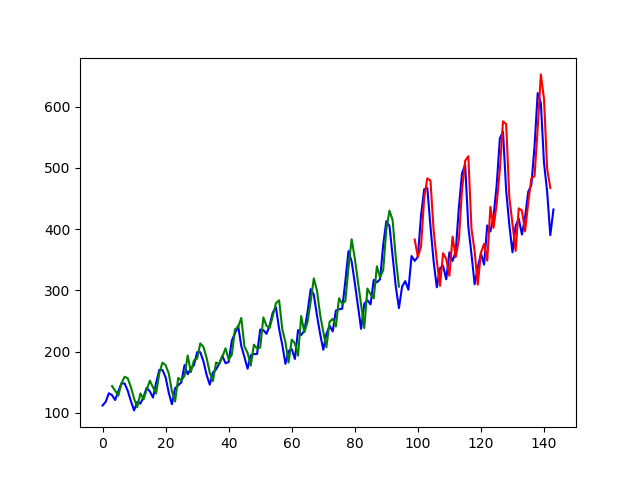

Here is the Python script that generated this plot:
# -*- coding:utf-8 -*-
"""
@Author：Charles Van
@E-mail:  [email redacted]
@Time：2019/4/9 9:58
@Project:DeepLearning-Keras
@Filename:MLP_regression_window.py
"""

import numpy as np
from pandas import read_csv
from matplotlib import pyplot as plt
import math
from keras.models import Sequential
from keras.layers import Dense

seed = 7
batch_size = 2
epochs = 400
filename = 'international-airline-passengers.csv'
footer = 3
look_back = 3


def create_dataset(dataset):
	dataX, dataY = [], []
	for i in range(len(dataset) - look_back - 1):
		x = dataset[i: i + look_back, 0]
		dataX.append(x)
		y = dataset[i + look_back, 0]
		dataY.append(y)
		print('X: %s, Y: %s' % (x, y))
	return np.array(dataX), np.array(dataY)


def build_model():
	model = Sequential()
	model.add(Dense(units=12, input_dim=look_back, activation='relu'))
	model.add(Dense(units=8, activation='relu'))
	model.add(Dense(units=1))
	model.compile(loss='mean_squared_error', optimizer='adam')
	return model


if __name__ == '__main__':
	# 设置随机种子
	np.random.seed(seed)

	# 导入数据
	data = read_csv(filename, usecols=[1], engine='python', skipfooter=footer)
	dataset = data.values.astype('float32')
	train_size = int(len(dataset) * 0.67)
	validation_size = len(dataset) - train_size
	train, validation = dataset[0: train_size, :], dataset[train_size: len(dataset), :]

	# 创建dataset，让数据产生相关性
	X_train, y_train = create_dataset(train)
	X_validation, y_validation = create_dataset(validation)

	# 训练模型
	model = build_model()
	model.fit(X_train, y_train, epochs=epochs, batch_size=batch_size, verbose=2)

	# 评估模型
	train_score = model.evaluate(X_train, y_train, verbose=0)
	print('Train Score: %.2f MSE (%.2f RMSE)' % (train_score, math.sqrt(train_score)))
	validation_score = model.evaluate(X_validation, y_validation, verbose=0)
	print('Validatin Score: %.2f MSE (%.2f RMSE)' % (validation_score, math.sqrt(validation_score)))

	# 图表查看预测趋势
	predict_train = model.predict(X_train)
	predict_validation = model.predict(X_validation)

	# 构建通过训练集进行预测的图表数据
	predict_train_plot = np.empty_like(dataset)
	predict_train_plot[:, :] = np.nan
	predict_train_plot[look_back:len(predict_train) + look_back, :] = predict_train

	# 构建通过评估数据集进行预测的图表数据
	predict_validation_plot = np.empty_like(dataset)
	predict_validation_plot[:, :] = np.nan
	predict_validation_plot[len(predict_train) + look_back * 2 + 1:len(dataset) - 1, :] = predict_validation

	# 图表显示
	plt.plot(dataset, color='blue')
	plt.plot(predict_train_plot, color='green')
	plt.plot(predict_validation_plot, color='red')
	plt.savefig('MLP_regression_window.png')
	plt.show()
